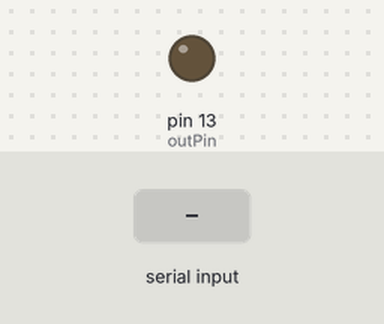
A sketch run on a simulated Arduino Uno, built with avr-gcc and run on an emulated ATmega328P. On the bench: output pins drawn as LEDs (lit = HIGH). The test bench sets the inputs (shaded band). What the sketch prints to the serial monitor is not drawn.

Above: at 1.2 s.
1.3 s: "1" received over Serial
At 2.4 s:
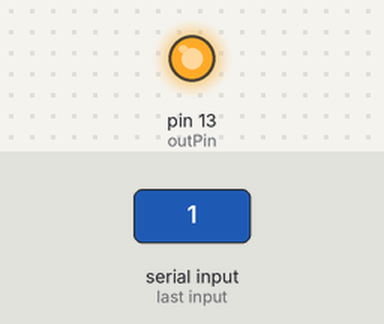
2.8 s: "0" received over Serial
At 3.5 s:
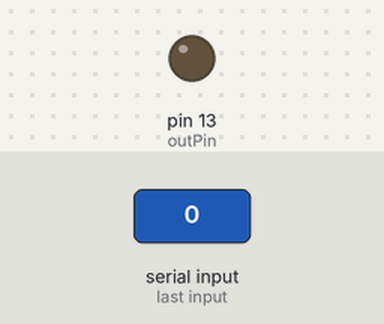
Timing chart, 0 to 5.8 s (numbered marks = the images above; inputs shaded):
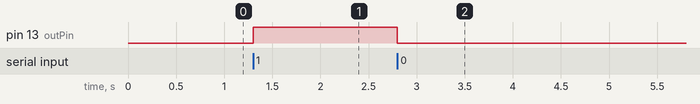

The sketch:

sketch6_01.ino
```cpp
// private include
/* BEGIN USER CODE PI */
/* END USER CODE PI */

// private define
/* BEGIN USER CODE PD */
/* END USER CODE PD */

// private macro
/* BEGIN USER CODE PM */
/* END USER CODE PM */

// private variable
/* BEGIN USER CODE PV */
const int  outPin = 13;
/* END USER CODE PV */

/* BEGIN USER CODE 0 */
/* END USER CODE 0 */

// private function
/* BEGIN USER CODE PF */
/* END USER CODE PF */

/* BEGIN USER CODE 1 */
/* END USER CODE 1 */

void setup() {
  // put your setup code here, to run once:
  /* BEGIN USER CODE 2 */
  pinMode(outPin, OUTPUT);
  Serial.begin(9600);
  Serial.println("Enter 1 or 0: ");
  /* END USER CODE 2 */
}

void loop() {
  // put your main code here, to run repeatedly:
  /* END USER CODE LOOP */
  /* BEGIN USER CODE 3 */
  if(Serial.available() > 0) // Check sending data
  {
    char ch = Serial.read(); // Reiceive the sending data
    if(ch == '1')
    {
      digitalWrite(outPin, HIGH);
    }
    else if(ch == '0')
    {
      digitalWrite(outPin, LOW);
    }
  }
}
/* END USER CODE 3 */
```

Measured:
- after the input at 1.3 s, pin 13 (outPin): LOW → HIGH at once
- after the input at 2.8 s, pin 13 (outPin): HIGH → LOW at once
